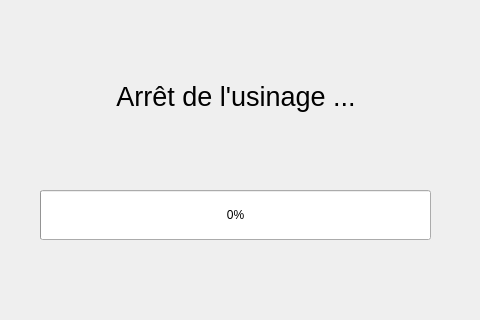
<?xml version="1.0" encoding="UTF-8"?>
<ui version="4.0">
 <class>Form</class>
 <widget class="QWidget" name="Form">
  <property name="geometry">
   <rect>
    <x>0</x>
    <y>0</y>
    <width>480</width>
    <height>320</height>
   </rect>
  </property>
  <property name="minimumSize">
   <size>
    <width>480</width>
    <height>320</height>
   </size>
  </property>
  <property name="maximumSize">
   <size>
    <width>480</width>
    <height>320</height>
   </size>
  </property>
  <property name="windowTitle">
   <string>Form</string>
  </property>
  <widget class="QWidget" name="verticalLayoutWidget">
   <property name="geometry">
    <rect>
     <x>0</x>
     <y>10</y>
     <width>471</width>
     <height>301</height>
    </rect>
   </property>
   <layout class="QVBoxLayout" name="verticalLayout">
    <item>
     <spacer name="verticalSpacer_2">
      <property name="orientation">
       <enum>Qt::Vertical</enum>
      </property>
      <property name="sizeHint" stdset="0">
       <size>
        <width>20</width>
        <height>40</height>
       </size>
      </property>
     </spacer>
    </item>
    <item>
     <layout class="QHBoxLayout" name="horizontalLayout_2">
      <item>
       <spacer name="horizontalSpacer_2">
        <property name="orientation">
         <enum>Qt::Horizontal</enum>
        </property>
        <property name="sizeHint" stdset="0">
         <size>
          <width>40</width>
          <height>20</height>
         </size>
        </property>
       </spacer>
      </item>
      <item>
       <widget class="QLabel" name="label">
        <property name="font">
         <font>
          <pointsize>20</pointsize>
         </font>
        </property>
        <property name="styleSheet">
         <string notr="true">QLabel {
	qproperty-alignment: AlignCenter;
	font-size: 20pt;
}</string>
        </property>
        <property name="text">
         <string>Arrêt de l'usinage ...</string>
        </property>
        <property name="alignment">
         <set>Qt::AlignCenter</set>
        </property>
       </widget>
      </item>
      <item>
       <spacer name="horizontalSpacer">
        <property name="orientation">
         <enum>Qt::Horizontal</enum>
        </property>
        <property name="sizeHint" stdset="0">
         <size>
          <width>40</width>
          <height>20</height>
         </size>
        </property>
       </spacer>
      </item>
     </layout>
    </item>
    <item>
     <spacer name="verticalSpacer_3">
      <property name="orientation">
       <enum>Qt::Vertical</enum>
      </property>
      <property name="sizeHint" stdset="0">
       <size>
        <width>20</width>
        <height>40</height>
       </size>
      </property>
     </spacer>
    </item>
    <item>
     <layout class="QHBoxLayout" name="horizontalLayout_3">
      <item>
       <spacer name="horizontalSpacer_3">
        <property name="orientation">
         <enum>Qt::Horizontal</enum>
        </property>
        <property name="sizeType">
         <enum>QSizePolicy::Maximum</enum>
        </property>
        <property name="sizeHint" stdset="0">
         <size>
          <width>40</width>
          <height>20</height>
         </size>
        </property>
       </spacer>
      </item>
      <item>
       <widget class="QProgressBar" name="progressBar">
        <property name="minimumSize">
         <size>
          <width>150</width>
          <height>50</height>
         </size>
        </property>
        <property name="value">
         <number>0</number>
        </property>
       </widget>
      </item>
      <item>
       <spacer name="horizontalSpacer_4">
        <property name="orientation">
         <enum>Qt::Horizontal</enum>
        </property>
        <property name="sizeType">
         <enum>QSizePolicy::Maximum</enum>
        </property>
        <property name="sizeHint" stdset="0">
         <size>
          <width>40</width>
          <height>20</height>
         </size>
        </property>
       </spacer>
      </item>
     </layout>
    </item>
    <item>
     <spacer name="verticalSpacer">
      <property name="orientation">
       <enum>Qt::Vertical</enum>
      </property>
      <property name="sizeHint" stdset="0">
       <size>
        <width>20</width>
        <height>40</height>
       </size>
      </property>
     </spacer>
    </item>
   </layout>
  </widget>
 </widget>
 <resources/>
 <connections/>
</ui>
